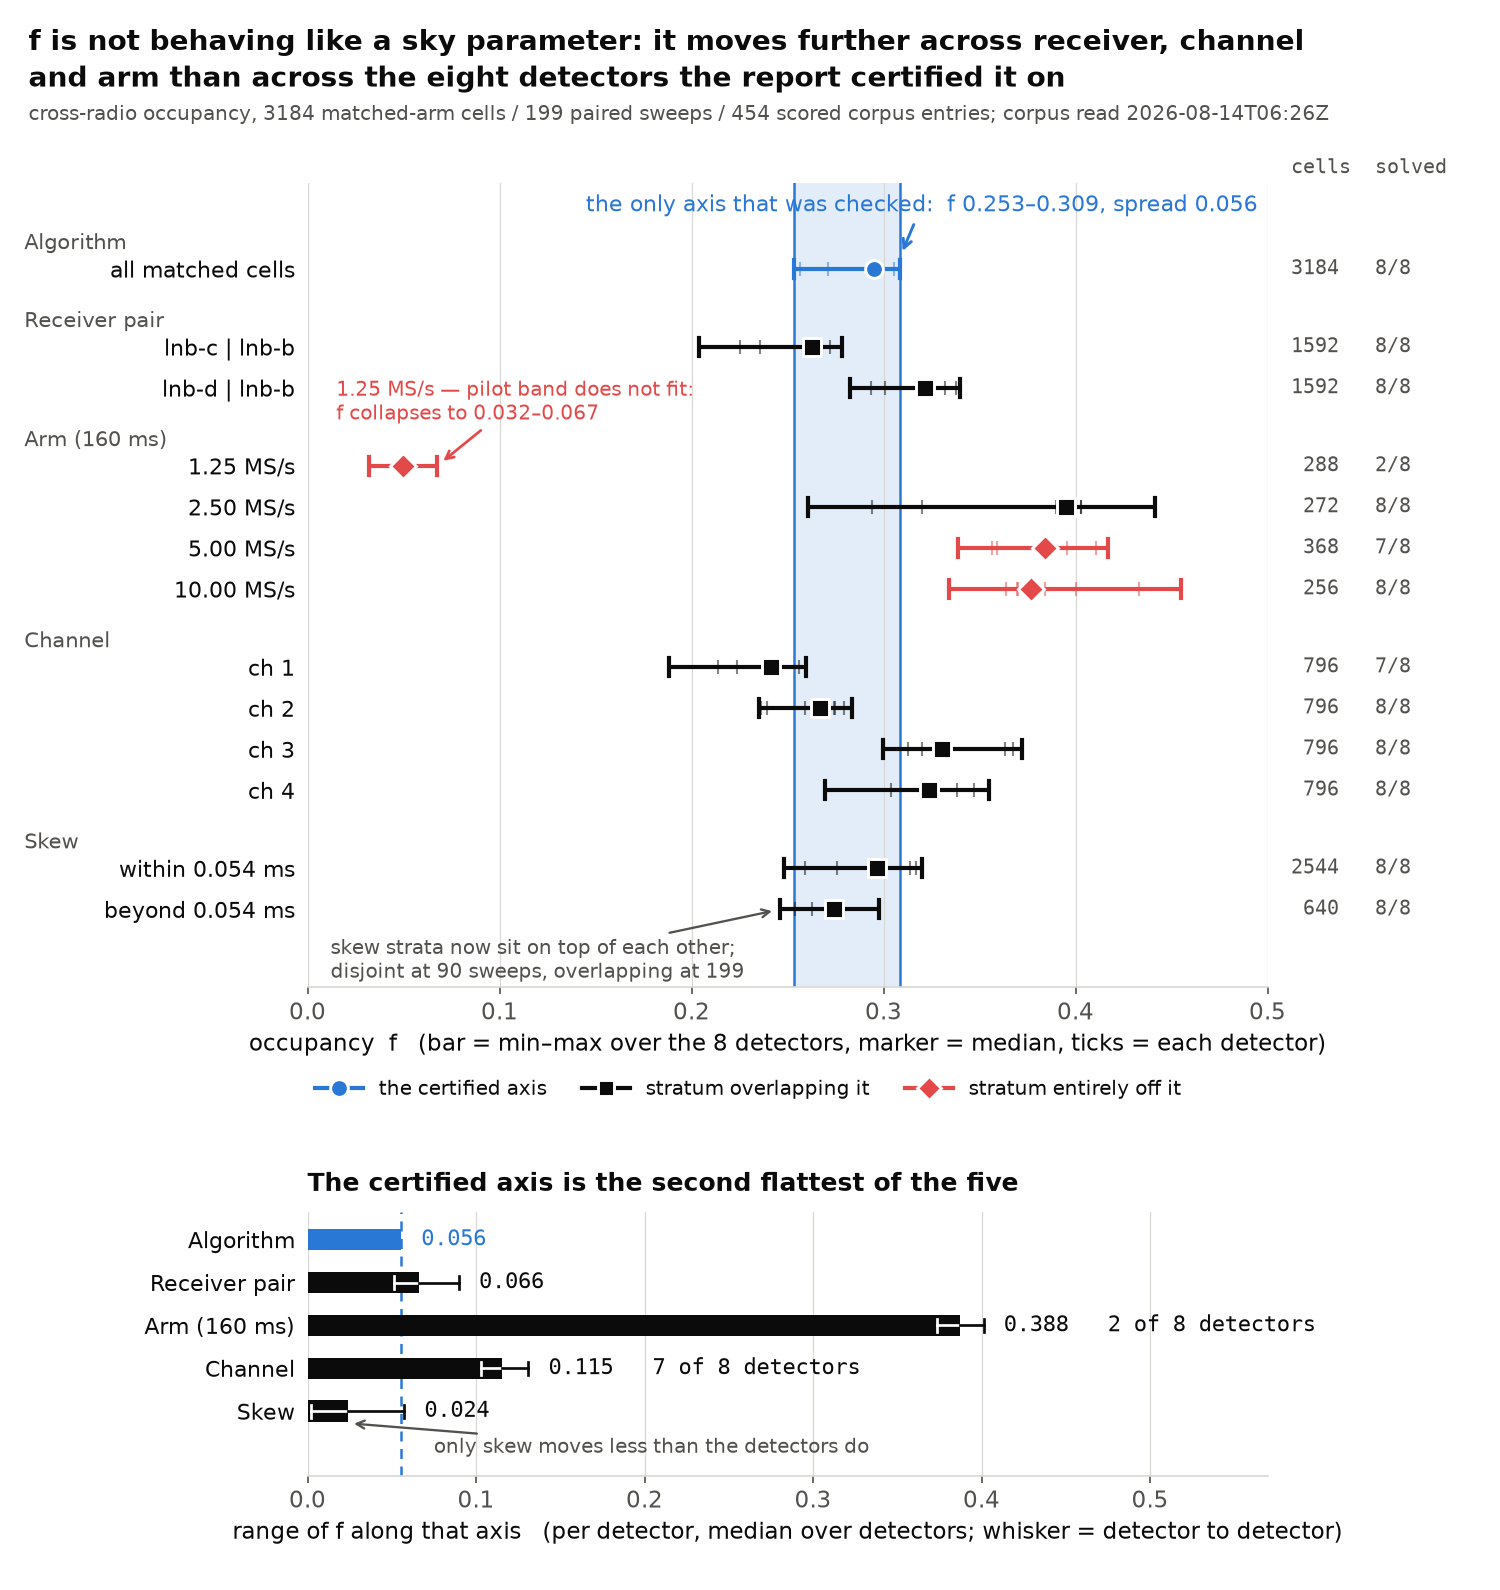

Python code for this plot:
#!/usr/bin/env python3
"""f-strata: the consistency check was run on the axis with the least variance.

`f` is claimed to be sky occupancy, so it must not depend on how the cells are
sliced.  The report certifies agreement ACROSS ALGORITHMS and reports the spread
there as the model's internal check.  This figure recomputes f on that axis and
on every other axis the corpus offers -- receiver pair, arm, channel, skew --
from the same cells, with the same thresholds, and puts them on one scale.

Everything is computed from /mnt/qnap01/mouse9911/leo/surveys/corpus/sync-*/.
Nothing here is typed in by hand.

    nice -n 15 python3 extract_cells.py     # streams the corpus into cells.json.gz
    nice -n 15 python3 f-strata.py          # this file: numbers + PNG + JSON

Estimator, thresholds and the join are the repository's own, imported from
leo_tracker.radio.beacon.cross_radio via fcore.py.

Two definitions of "how far f moves along an axis" are computed, because they
could have disagreed and a reader is entitled to know they do not:

  unpaired  each stratum summarised by its median across the eight detectors,
            then max - min over the strata.
  paired    each detector's own f evaluated on every stratum of the axis, the
            range taken per detector, then the median over detectors.  This is
            the like-for-like comparison, since the certified quantity is a
            range taken with the cells held fixed.

The plotted bar is the paired one; both are written to the JSON.
"""
from __future__ import annotations

import datetime as dt
import json
import statistics
from pathlib import Path

import matplotlib
matplotlib.use("Agg")
import matplotlib.pyplot as plt  # noqa: E402
from matplotlib.lines import Line2D  # noqa: E402

import fcore  # noqa: E402

HERE = Path(__file__).resolve().parent
PNG = HERE / "f-strata.png"
JSON_OUT = HERE / "f-strata.json"

# Slot 1 of the reference categorical palette marks the one axis the report
# certified; everything else is neutral ink, with the alert step reserved for
# strata that sit entirely off that band.  The story is one comparison, so it
# gets one hue.
ACCENT = "#2a78d6"
ALERT = "#e34948"
INK = "#0b0b0b"
MUTED = "#52514e"
GRID = "#d9d8d4"


def band(cells, model):
    """One stratum: the 8 detector estimates, their range, their median."""
    s = fcore.stratum(cells, model)
    values = sorted(s["values"].values())
    return {**s, "median": statistics.median(values) if values else None,
            "sorted": values}


def corpus_read_utc(payload: dict) -> str:
    """When the sidecars behind this cache were actually read off the share.

    Not "now": the corpus is imported and scored continuously, so the plot's
    population belongs to the moment the extraction pass walked it, and dating
    the figure by the plotting run would overstate how current it is.
    """
    stamp = payload.get("read_utc")
    if stamp:
        return dt.datetime.fromisoformat(stamp).strftime("%Y-%m-%dT%H:%MZ")
    born = dt.datetime.fromtimestamp(fcore.CACHE.stat().st_mtime,
                                     dt.timezone.utc)
    return born.strftime("%Y-%m-%dT%H:%MZ")


def main() -> None:
    payload = fcore.load()
    read_at = corpus_read_utc(payload)
    model = fcore.build(payload)
    cells = model["cells"]
    design = fcore.DESIGN_MAX_SKEW_MS

    rows: list[dict] = []
    slices: dict[str, list] = {}

    def add(axis, label, subset, note=""):
        item = band(subset, model)
        rows.append({"axis": axis, "label": label, "note": note, **item})
        slices.setdefault(axis, []).append(subset)
        return item

    pooled = add("Algorithm", "all matched cells", cells, "checked")

    add("Receiver pair", "lnb-c | lnb-b",
        [c for c in cells if c["receiver_pair"] == "lnb-c|lnb-b"])
    add("Receiver pair", "lnb-d | lnb-b",
        [c for c in cells if c["receiver_pair"] == "lnb-d|lnb-b"])

    for rate in (1.25, 2.50, 5.00, 10.00):
        add("Arm (160 ms)", "%.2f MS/s" % rate,
            [c for c in cells if c["arm"] == "160ms-%.2fMSps" % rate])

    for channel in (1, 2, 3, 4):
        add("Channel", "ch %d" % channel,
            [c for c in cells if c["channel"] == channel])

    add("Skew", "within 0.054 ms",
        [c for c in cells if c["skew_ms"] is not None and c["skew_ms"] <= design])
    add("Skew", "beyond 0.054 ms",
        [c for c in cells if c["skew_ms"] is not None and c["skew_ms"] > design])

    # ---- how far f moves along each axis ---------------------------------
    excursion = {}
    for axis in dict.fromkeys(row["axis"] for row in rows):
        group = [row for row in rows if row["axis"] == axis]
        if axis == "Algorithm":
            points = group[0]["sorted"]
            entry = {"slices": len(points),
                     "unpaired_range": max(points) - min(points),
                     "paired_median": max(points) - min(points),
                     "paired_min": max(points) - min(points),
                     "paired_max": max(points) - min(points),
                     "paired_detectors": len(points),
                     "basis": "range over the eight detectors, cells held fixed"}
        else:
            medians = [row["median"] for row in group if row["median"] is not None]
            per = []
            for method in model["methods"]:
                got = [fcore.estimate(subset, method, model)
                       for subset in slices[axis]]
                if all(item.get("solvable") for item in got):
                    values = [item["f"] for item in got]
                    per.append(max(values) - min(values))
            entry = {"slices": len(group),
                     "unpaired_range": max(medians) - min(medians),
                     "paired_median": statistics.median(per) if per else None,
                     "paired_min": min(per) if per else None,
                     "paired_max": max(per) if per else None,
                     "paired_detectors": len(per),
                     "basis": "per-detector range over the strata, median over "
                              "the detectors solvable on every stratum"}
        excursion[axis] = entry

    gap = {method: (rows[2]["values"][method] - rows[1]["values"][method])
           for method in rows[1]["values"] if method in rows[2]["values"]}
    boot = fcore.cluster_bootstrap_gap(cells, model, "lnb-c|lnb-b", "lnb-d|lnb-b")

    lo, hi = pooled["min"], pooled["max"]
    certified = hi - lo
    skew_in, skew_out = rows[-2], rows[-1]
    flatter = [axis for axis, item in excursion.items()
               if axis != "Algorithm" and item["paired_median"] < certified]

    # ---------------------------------------------------------------- figure
    plt.rcParams.update({"font.size": 11, "axes.edgecolor": GRID,
                         "axes.labelcolor": INK, "text.color": INK,
                         "xtick.color": MUTED, "ytick.color": INK,
                         "figure.facecolor": "white", "axes.facecolor": "white"})
    figure, (top, bottom) = plt.subplots(
        2, 1, figsize=(10.0, 10.6), height_ratios=[3.05, 1.0],
        gridspec_kw={"hspace": 0.42})

    order = list(reversed(rows))
    ypos, y, last = [], 0.0, None
    for row in order:
        if last is not None and row["axis"] != last:
            y += 0.9
        ypos.append(y)
        last = row["axis"]
        y += 1.0
    place = {id(row): yy for row, yy in zip(order, ypos)}

    top.axvspan(lo, hi, color=ACCENT, alpha=0.13, zorder=0, lw=0)
    for edge in (lo, hi):
        top.axvline(edge, color=ACCENT, lw=1.2, zorder=1)

    for row, yy in zip(order, ypos):
        if row["min"] is None:
            continue
        checked = row["note"] == "checked"
        outside = row["min"] > hi or row["max"] < lo
        colour = ACCENT if checked else (ALERT if outside else INK)
        marker = "o" if checked else ("D" if outside else "s")
        top.plot([row["min"], row["max"]], [yy, yy], "-", color=colour, lw=2.0,
                 zorder=3, solid_capstyle="butt")
        for cap in (row["min"], row["max"]):
            top.plot([cap, cap], [yy - 0.22, yy + 0.22], "-", color=colour,
                     lw=2.0, zorder=3)
        top.plot(row["sorted"], [yy] * len(row["sorted"]), "|", color=colour,
                 ms=7, mew=1.0, alpha=0.5, zorder=4)
        top.plot([row["median"]], [yy], marker, color=colour, ms=8.5,
                 mec="white", mew=1.4, zorder=5)
        tail = "%5d" % row["n_cells"]
        tail += "   %d/8" % row["methods_solved"]
        top.text(1.012, yy, tail, transform=top.get_yaxis_transform(),
                 va="center", ha="left", fontsize=9.5, color=MUTED,
                 family="monospace")

    top.set_yticks(ypos)
    top.set_yticklabels([row["label"] for row in order], fontsize=10.5)
    top.tick_params(axis="y", length=0, pad=6)
    top.set_ylim(-1.9, max(ypos) + 2.1)
    top.set_xlim(0.0, 0.50)
    top.set_xlabel("occupancy  f   (bar = min–max over the 8 detectors, "
                   "marker = median, ticks = each detector)")
    top.text(1.012, 1.012, " cells  solved", transform=top.transAxes,
             fontsize=9.5, color=MUTED, family="monospace", ha="left")

    for axis in dict.fromkeys(row["axis"] for row in order):
        members = [yy for row, yy in zip(order, ypos) if row["axis"] == axis]
        top.text(-0.295, max(members) + 0.62, axis,
                 transform=top.get_yaxis_transform(),
                 va="center", ha="left", fontsize=10, color=MUTED)

    top.grid(axis="x", color=GRID, lw=0.6, zorder=0)
    top.set_axisbelow(True)
    for spine in ("top", "right", "left"):
        top.spines[spine].set_visible(False)

    top.annotate("the only axis that was checked:  f %.3f–%.3f, spread %.3f"
                 % (lo, hi, certified),
                 xy=(hi, place[id(rows[0])] + 0.30),
                 xytext=(0.145, place[id(rows[0])] + 1.55),
                 fontsize=10.5, color=ACCENT, ha="left", va="center",
                 arrowprops=dict(arrowstyle="->", color=ACCENT, lw=1.4,
                                 shrinkA=2, shrinkB=3))

    arm_low = rows[3]
    top.annotate("1.25 MS/s — pilot band does not fit:\nf collapses to %.3f–%.3f"
                 % (arm_low["min"], arm_low["max"]),
                 xy=(arm_low["max"], place[id(arm_low)]),
                 xytext=(0.015, place[id(arm_low)] + 1.55),
                 fontsize=9.5, color=ALERT, ha="left", va="center",
                 arrowprops=dict(arrowstyle="->", color=ALERT, lw=1.3,
                                 shrinkA=0, shrinkB=4))

    top.annotate("skew strata now sit on top of each other;\n"
                 "disjoint at 90 sweeps, overlapping at %d"
                 % len({c["sweep"] for c in cells}),
                 xy=(skew_out["min"], place[id(skew_out)]),
                 xytext=(0.012, place[id(skew_out)] - 1.25),
                 fontsize=9.5, color=MUTED, ha="left", va="center",
                 arrowprops=dict(arrowstyle="->", color=MUTED, lw=1.1,
                                 shrinkA=0, shrinkB=4))

    top.legend(handles=[
        Line2D([], [], color=ACCENT, marker="o", ms=8.5, lw=2.0, mec="white",
               mew=1.4, label="the certified axis"),
        Line2D([], [], color=INK, marker="s", ms=8.0, lw=2.0, mec="white",
               mew=1.4, label="stratum overlapping it"),
        Line2D([], [], color=ALERT, marker="D", ms=8.0, lw=2.0, mec="white",
               mew=1.4, label="stratum entirely off it")],
        loc="upper left", bbox_to_anchor=(0.0, -0.105), ncol=3, fontsize=9.5,
        frameon=False, borderaxespad=0.0, handlelength=2.4, columnspacing=1.8)

    # ---- excursion panel --------------------------------------------------
    names = list(excursion)
    medians = [excursion[name]["paired_median"] for name in names]
    reach = [max(excursion[name]["paired_max"], excursion[name]["paired_median"])
             for name in names]
    ypos2 = list(range(len(names)))[::-1]
    colours = [ACCENT if name == "Algorithm" else INK for name in names]
    bottom.barh(ypos2, medians, height=0.5, color=colours, zorder=3)
    for name, value, edge, colour, yy in zip(names, medians, reach, colours,
                                             ypos2):
        item = excursion[name]
        if name != "Algorithm":
            # One continuous whisker, drawn white where it crosses the bar and
            # in ink where it runs past the bar end, so it reads as one line
            # rather than a bar plus a floating tick.
            inside = min(item["paired_max"], value)
            bottom.plot([item["paired_min"], inside], [yy, yy], "-",
                        color="white", lw=1.3, zorder=4)
            bottom.plot([inside, item["paired_max"]], [yy, yy], "-",
                        color=INK, lw=1.3, zorder=4)
            bottom.plot([item["paired_min"]] * 2, [yy - 0.15, yy + 0.15], "-",
                        color="white" if item["paired_min"] < value else INK,
                        lw=1.3, zorder=5)
            bottom.plot([item["paired_max"]] * 2, [yy - 0.15, yy + 0.15], "-",
                        color=INK if item["paired_max"] > value else "white",
                        lw=1.3, zorder=5)
        note = "" if item["paired_detectors"] == 8 else \
               "   %d of 8 detectors" % item["paired_detectors"]
        bottom.text(edge + 0.012, yy, "%.3f%s" % (value, note), va="center",
                    ha="left", fontsize=10.5, color=colour, family="monospace")

    bottom.axvline(certified, color=ACCENT, lw=1.2, ls=(0, (4, 3)), zorder=2)
    bottom.set_yticks(ypos2)
    bottom.set_yticklabels(names, fontsize=10.5)
    bottom.tick_params(axis="y", length=0, pad=6)
    bottom.set_xlim(0.0, max(reach) * 1.42)
    bottom.set_ylim(-1.5, len(names) - 0.35)
    bottom.set_xlabel("range of f along that axis   (per detector, median over "
                      "detectors; whisker = detector to detector)")
    bottom.grid(axis="x", color=GRID, lw=0.6, zorder=0)
    bottom.set_axisbelow(True)
    for spine in ("top", "right", "left"):
        bottom.spines[spine].set_visible(False)
    bottom.set_title("The certified axis is the second flattest of the five",
                     fontsize=12, loc="left", pad=10, weight="bold")
    bottom.annotate("only skew moves less than the detectors do",
                    xy=(excursion["Skew"]["paired_median"], ypos2[-1] - 0.28),
                    xytext=(0.075, ypos2[-1] - 0.85),
                    fontsize=9.5, color=MUTED, ha="left", va="center",
                    arrowprops=dict(arrowstyle="->", color=MUTED, lw=1.1,
                                    shrinkA=0, shrinkB=3))

    figure.text(0.019, 0.982,
                "f is not behaving like a sky parameter: it moves further "
                "across receiver, channel",
                fontsize=13.5, weight="bold", color=INK, ha="left", va="top")
    figure.text(0.019, 0.959,
                "and arm than across the eight detectors the report certified "
                "it on",
                fontsize=13.5, weight="bold", color=INK, ha="left", va="top")
    figure.text(0.019, 0.934,
                "cross-radio occupancy, %d matched-arm cells / %d paired sweeps "
                "/ %d scored corpus entries; corpus read %s"
                % (len(cells), len({c["sweep"] for c in cells}),
                   model["entries"], read_at),
                fontsize=9.5, color=MUTED, ha="left", va="top")

    figure.subplots_adjust(left=0.205, right=0.845, top=0.885, bottom=0.072)
    figure.savefig(PNG, dpi=150)
    print("wrote", PNG)

    # ---------------------------------------------------------------- json
    out = {
        "figure": "f-strata",
        "generated_utc": dt.datetime.now(dt.timezone.utc)
                           .isoformat(timespec="seconds"),
        "corpus_read_utc": read_at,
        "corpus": "/mnt/qnap01/mouse9911/leo/surveys/corpus/sync-*/",
        "estimator": "leo_tracker.radio.beacon.cross_radio.solve_coincidence; "
                     "thresholds from the cross-edge null arm at "
                     "false_alarm_rate 0.01; p = per-cell null firing rate; "
                     "matched-arm cells only; lnb-a excluded as dead",
        "population": {
            "scored_corpus_entries": model["entries"],
            "paired_sweeps_read": len(payload["pairs"]),
            "matched_arm_sweeps": len({c["sweep"] for c in cells}),
            "matched_arm_cells": len(cells),
            "census": payload["census"]},
        "empty_sky_rate_p": {m: v["rate"]
                             for m, v in model["false_alarm"].items()},
        "reference_band_across_algorithms": {
            "min": lo, "max": hi, "spread": certified,
            "per_method": pooled["values"]},
        "strata": [{"axis": row["axis"], "label": row["label"],
                    "cells": row["n_cells"],
                    "methods_solved": row["methods_solved"],
                    "min": row["min"], "max": row["max"], "spread": row["spread"],
                    "median": row["median"], "per_method": row["values"],
                    "unsolvable": {m: d["reason"]
                                   for m, d in row["detail"].items()
                                   if not d["solvable"]}}
                   for row in rows],
        "axis_excursion": excursion,
        "axes_flatter_than_the_certified_one": flatter,
        "receiver_pair_gap": {
            "definition": "f(lnb-d|lnb-b) - f(lnb-c|lnb-b), per detector",
            "per_method": gap,
            "mean": sum(gap.values()) / len(gap),
            "same_sign_positive": sum(1 for v in gap.values() if v > 0),
            "of": len(gap),
            "cluster_bootstrap_over_sweeps": boot},
        "reviewer_comparison": {
            "note": "the reviewer's figures were taken when ~90-102 paired "
                    "sweeps were scored; more of the corpus is scored now, so "
                    "levels have moved. Structure reproduces on every axis "
                    "except skew.",
            "algorithms": {"reviewer_min_max_spread": [0.307, 0.362, 0.050],
                           "here_min_max_spread": [lo, hi, certified]},
            "receiver_pair": {
                "reviewer": "f(c|b) 0.244-0.306 vs f(d|b) 0.333-0.387, "
                            "mean gap +0.072, 8/8 same sign, bootstrap "
                            "+0.042..+0.099, 0/300 <= 0",
                "here": "f(c|b) %.3f-%.3f vs f(d|b) %.3f-%.3f, mean gap %+.3f, "
                        "%d/%d same sign, bootstrap %+.3f..%+.3f, %d/%d <= 0"
                        % (rows[1]["min"], rows[1]["max"], rows[2]["min"],
                           rows[2]["max"], sum(gap.values()) / len(gap),
                           sum(1 for v in gap.values() if v > 0), len(gap),
                           boot["p05"], boot["p95"], boot["le_zero"],
                           boot["draws"])},
            "arm": {"reviewer": "1.25 MS/s 160 ms f 0.015; 5.0 MS/s 160 ms "
                                "f 0.401-0.510",
                    "here": "1.25 MS/s 160 ms f %.3f-%.3f (%d/8 solvable); "
                            "5.0 MS/s 160 ms f %.3f-%.3f (%d/8)"
                            % (rows[3]["min"], rows[3]["max"],
                               rows[3]["methods_solved"], rows[5]["min"],
                               rows[5]["max"], rows[5]["methods_solved"])},
            "channel": {"reviewer": "ch1 0.211-0.291 vs ch3 0.381-0.436",
                        "here": "ch1 %.3f-%.3f vs ch3 %.3f-%.3f"
                                % (rows[7]["min"], rows[7]["max"],
                                   rows[9]["min"], rows[9]["max"])},
            "skew": {"reviewer": "within 0.310-0.372 (n=1054) vs beyond "
                                 "0.220-0.288 (n=386), NON-OVERLAPPING",
                     "here": "within %.3f-%.3f (n=%d) vs beyond %.3f-%.3f "
                             "(n=%d), OVERLAPPING"
                             % (skew_in["min"], skew_in["max"],
                                skew_in["n_cells"], skew_out["min"],
                                skew_out["max"], skew_out["n_cells"]),
                     "verdict": "NOT REPRODUCED — the separation closes as the "
                                "corpus grows; see f-strata-skew-vs-corpus.json"}},
    }
    JSON_OUT.write_text(json.dumps(out, indent=2) + "\n")
    print("wrote", JSON_OUT)
    print("certified spread %.4f; axes flatter than it: %s"
          % (certified, flatter or "none"))
    for name, item in excursion.items():
        print("  %-14s paired %.4f  unpaired %.4f  (%d detectors)"
              % (name, item["paired_median"], item["unpaired_range"],
                 item["paired_detectors"]))


if __name__ == "__main__":
    main()
